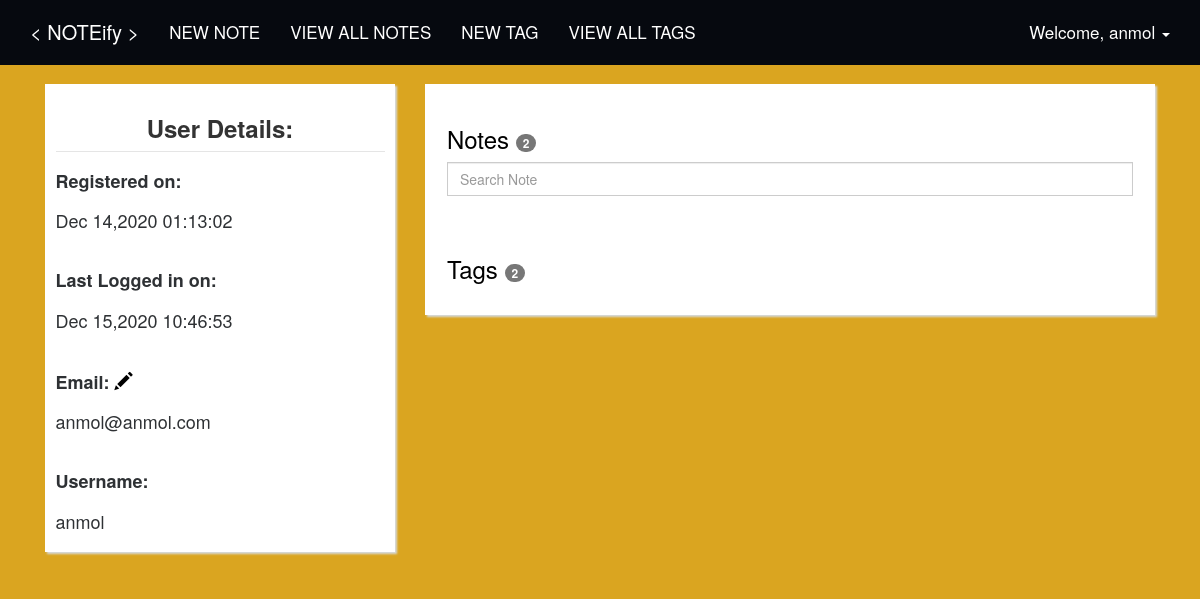
Before: /profile/settings/ (signed in) with the older database file.
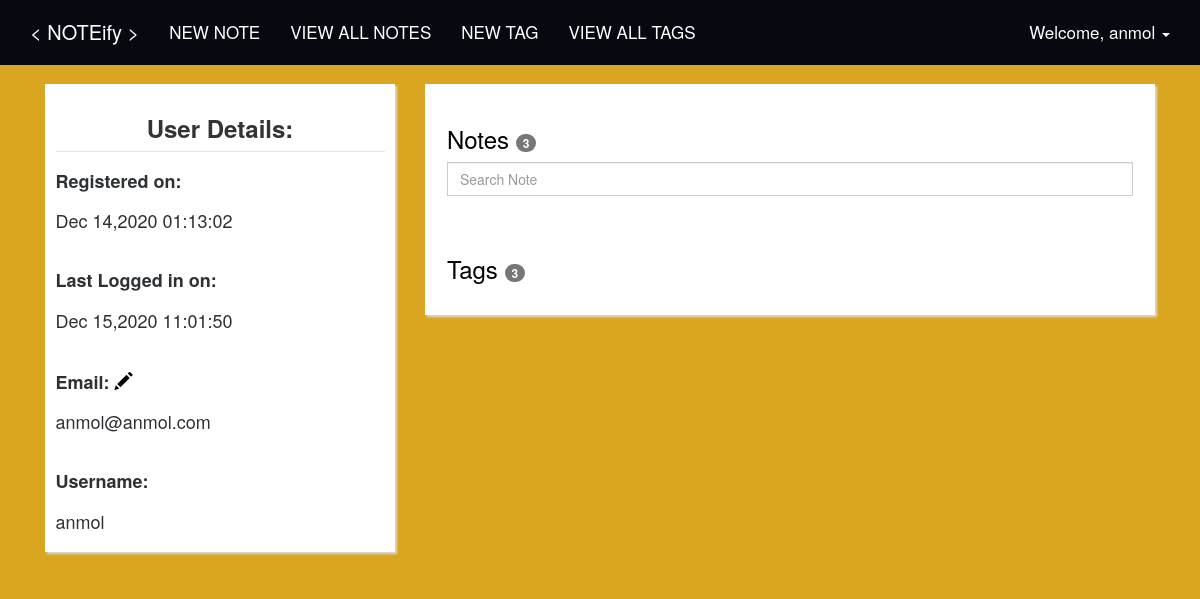
After: the same page with the newer database file.
### tables this page shows
CREATE TABLE `users` (
  `id` INTEGER NOT NULL PRIMARY KEY AUTOINCREMENT,
  `registered_at` TIMESTAMP NOT NULL DEFAULT (strftime('%Y-%m-%d %H:%M:%S', 'now', 'localtime')),
  `last_login` TIMESTAMP NOT NULL DEFAULT (strftime('%Y-%m-%d %H:%M:%S', 'now', 'localtime')),
  `username` VARCHAR(255),
  `password` VARCHAR(200),
  `email` VARCHAR(200)
);

### core/views.py (the view)
@core.route("/profile/settings/")
@login_required
def profile_settings():
    user_data = functions.get_user_data(session['id'])
    notes_count = functions.get_number_of_notes(session['id'])
    tag_count = functions.get_number_of_tags(session['id'])
    return render_template(
        'profile_settings.html',
        user_data=user_data,
        username=session['username'],
        notes_count=notes_count,
        tag_count=tag_count
    )

### core/views.py (called while the page is built)
@current_app.template_filter()
def custom_date(date):
    import datetime
    date = datetime.datetime.strptime(date, '%Y-%m-%d %H:%M:%S')
    return date.strftime('%b %d,%Y %H:%M:%S')

### utils/functions.py (called while the page is built)
def get_database_connection():
    import sqlite3
    sqlite_file = 'notes.db'
    file_exists = os.path.isfile(sqlite_file)
    conn = sqlite3.connect(sqlite_file)
    if not file_exists:
        create_sqlite_tables(conn)
    return conn

def get_user_data(user_id):
    conn = get_database_connection()
    try:
        cursor = conn.cursor()
        cursor.execute('SELECT * FROM users WHERE id=?', (str(user_id), ))
        results = cursor.fetchall()
        cursor.close()
        if len(results) == 0:
            return None
        return results
    except:
        cursor.close()

def get_number_of_notes(id):
    conn = get_database_connection()
    try:
        cursor = conn.cursor()
        cursor.execute('SELECT COUNT(note) FROM notes WHERE user_id=' + str(id))
        results = cursor.fetchone()[0]
        cursor.close()
        return results
    except:
        cursor.close()

### templates/profile_settings.html (shortened to what this page needs)
{% extends "index.html" %}
{% block content %}
    <div class="container" style="padding-top: 2%">
        <div class="col-lg-4 col-md-4 col-sm-12 col-xs-12">
            <div class="thumbnail" style="padding: 3%">
                {% for user in user_data %}
                    <legend><h3 class="text-center"><b>User Details:</b></h3></legend>
                    <h4><b>Registered on:</b> <br><br> {{ user[1] | custom_date }}</h4>
                    <br>
                    <h4><b>Last Logged in on:</b> <br><br> {{ user[2] | custom_date }}</h4>
                    <br>
                    <h4><b>Email: <a href="/profile/settings/change_email/"><span class="glyphicon glyphicon-pencil"></span></a></b> <br><br> {{ user[5] }}</h4>
                    <br>
                    <h4><b>Username:</b> <br><br> {{ user[3] }}</h4>
                {% endfor %}
            </div>
        </div>
        <div class="col-lg-8 col-md-8 col-sm-12 col-xs-12">
            <div class="thumbnail"  style="padding: 3%">
                <a href="/profile/">
                    <h3>Notes <span class="badge">{{ notes_count }}</span></h3>
                </a>
                <input type="text" id="notes" class="form-control no_borders" autocomplete="off" name="notes" placeholder="Search Note">
                <div style="padding-top: 20px">
                </div>
                <br>
                <a href="/tags/">
                    <h3>Tags <span class="badge">{{ tag_count }}</span></h3>
                </a>
            </div>
        </div>
    </div>
{% endblock %}

### templates/index.html (shortened to what this page needs)
<html>
    <head>
        <link rel='stylesheet' href='{{ url_for("static", filename="css/bootstrap.min.css") }}'>
        <link rel='stylesheet' href='{{ url_for("static", filename="css/base.css") }}'>
    </head>
    <body>
        <nav class="navbar navbar-default navbar-fixed-top">
            <div class="container">
                <div class="navbar-header">
                    <a class="navbar-brand" href="/" style="color: #fff;">
                        &lt NOTEify &gt
                    </a>
                </div>
                <div id="navbar" class="navbar-collapse collapse">
                    <ul class="nav navbar-nav" id="navbar-links">
                        {% if username %}
                            <li>
                                <a href="/notes/add/" style="color: #fff;">NEW NOTE</a>
                            </li>
                            <li>
                                <a href="/profile/" style="color: #fff">VIEW ALL NOTES</a>
                            </li>
                            <li>
                                <a href="/tags/add/" style="color: #ffff">NEW TAG</a>
                            </li>
                            <li>
                                <a href="/tags/" style="color: #fff">VIEW ALL TAGS</a>
                            </li>
                        {% else %}
                            <li>
                                <a href="/" style="color: #fff;"> HOME </a>
                            </li>
                        {% endif %}
                    </ul>
                    <ul class="nav navbar-nav navbar-right">
                        {% if username %}
                            <li class="dropdown">
                                <a href="#" class="dropdown-toggle" data-toggle="dropdown" role="button" aria-haspopup="true" aria-expanded="false" style="color: #fff;">
                                    Welcome, {{ username }} <span class="caret"></span>
                                </a>
                            </li>
                        {% else %}
                            <li><a href="/signup/"><span class="glyphicon glyphicon-user" style="color: #fff"></span> Sign Up </a></li>
                            <li><a href="/login/"><span class="glyphicon glyphicon-log-in" style="color: #fff"></span> Login </a></li>
                        {% endif %}
                    </ul>
                </div>
            </div>
        </nav>
        {% block content %}
        {% endblock %}
    </body>
</html>

Changed rows visible on the page:
changed users "anmol@anmol.com": last_login "Dec 15,2020 10:46:53" → "Dec 15,2020 11:01:50"
Other visible differences:
{{ notes_count }}: "2" → "3"
{{ tag_count }}: "2" → "3"
